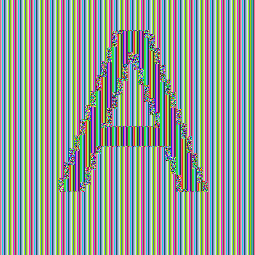
#> input picture blokowy/plain.bmp, 255 x 255 px
$ python block.py
#> lines starting #> are read from the running program, lines starting #| are printed output that depends on the picture
# Przemysław Sankowski
# 12.04.2021

import string
import sys
from PIL import Image
from io import BytesIO
import random
import hashlib

def readimage(path):
    with open(path, "rb") as f:
            return bytearray(f.read())

def generate_output_image(input_image, output_image_name):
    output_image = Image.open(BytesIO(input_image))
    output_image.save(output_image_name)

def md5sum(block):
    back_to_bytes = bytes(block)
    result = hashlib.md5(back_to_bytes)
    result_list = []

    for i in result.digest():
        result_list.append(i)

    return result_list

def ecb_encrypt(ecb_img):
    single_block = []
    counter = 0
    pos = 0
    block_size = 16

    for i in ecb_img[54:]:
        counter += 1
        single_block.append(i)
        if counter % block_size == 0:
            md5ed_block = md5sum(single_block)
            for j in range(0, block_size):
                ecb_img[54 + j + pos] = md5ed_block[j]
            pos += block_size
            single_block.clear()

def xor(var, key):
    key = key[:len(var)]
    int_var = int.from_bytes(var, sys.byteorder)
    int_key = int.from_bytes(key, sys.byteorder)
    int_enc = int_var ^ int_key
    return int_enc.to_bytes(len(var), sys.byteorder)

def cbc_encrypt(cbc_img):
    random_string = ''.join(random.choices(string.ascii_lowercase + string.digits, k=16))
    IV = bytes(random_string, 'utf-8')
    single_block = []
    counter = 0
    pos = 0
    block_size = 8

    first_block = xor(bytes(cbc_img[54:54 + block_size]), IV)
    md5ed_block = md5sum(first_block)
    prev_block = md5ed_block

    for i in range(0, block_size):
        cbc_img[54 + i] = md5ed_block[i]

    for i in cbc_img[54 + block_size:]:
        counter += 1
        single_block.append(i)
        if counter % block_size == 0:
            current_block = xor(prev_block, single_block)
            md5ed_block = md5sum(current_block)
            prev_block = md5ed_block
            for j in range(0, block_size):
                cbc_img[54 + j + pos] = md5ed_block[j]
            pos += block_size
            single_block.clear()

if __name__ =="__main__":
    ecb_img = readimage("plain.bmp")
    cbc_img = readimage("plain.bmp")
    ecb_encrypt(ecb_img)
    cbc_encrypt(cbc_img)
    generate_output_image(ecb_img, "ecb_crypto.bmp")
#> in generate_output_image, output_image is the input picture: PIL image 255x255 RGB; mean R, G, B 150.2, 151.9, 151.6
    generate_output_image(cbc_img, 'cbc_crypto.bmp')
#> call 2 of generate_output_image, with output_image_name = 'cbc_crypto.bmp'
#> in generate_output_image (call 2), `output_image = Image.open(BytesIO(input_image))`:
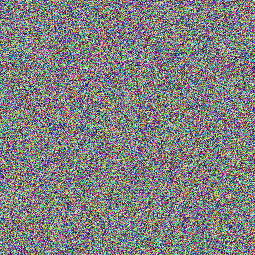
#> output_image: PIL image 255x255 RGB; mean R, G, B 127.7, 127.7, 127.8
